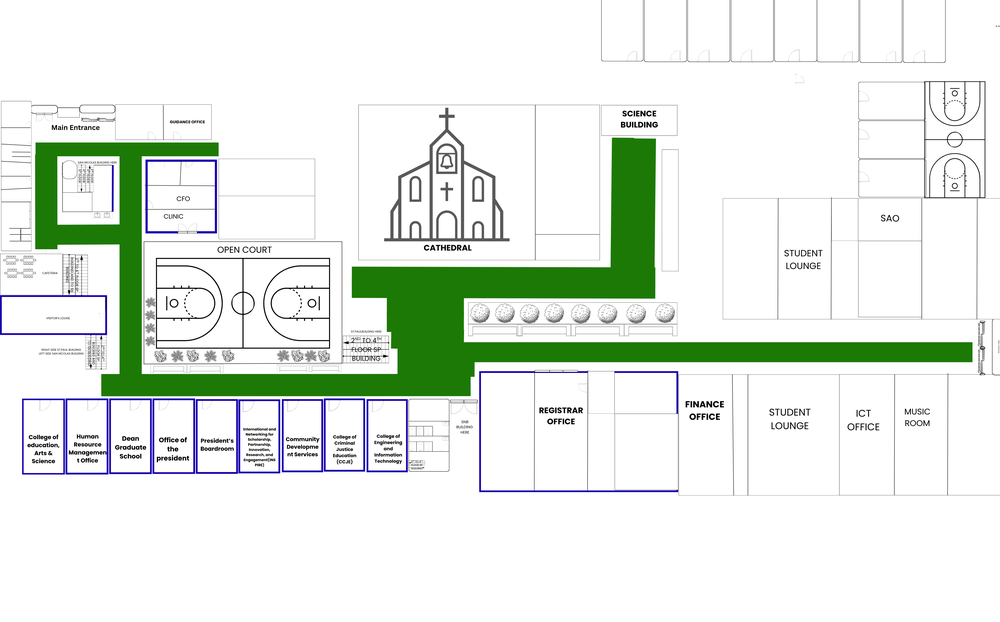
#> input picture images/2D_Mapping/ST.PAUL MAP_PATHWAY.png, 1000 x 622 px, shrunk from 4500 x 2800 before the run, found by its file name
$ python debug_diff_strict.py
#> lines starting #> are read from the running program, lines starting #| are printed output that depends on the picture; after the words box and inside, x2 and y2 are one past the last pixel; in counts of white or black regions, pixels touching at a corner belong together
import cv2
import numpy as np

path = r"C:\Dex\CAPSTONE\paulibot\images\2D_Mapping\ST.PAUL MAP_PATHWAY.png"
base = r"C:\Dex\CAPSTONE\paulibot\images\2D_Mapping\ST.PAUL MAP (1).png"

img_pathway = cv2.imread(path)
#> img_pathway is the input picture: shape (622, 1000, 3); mean B, G, R 228.7, 236.4, 229.2
img_base = cv2.imread(base)
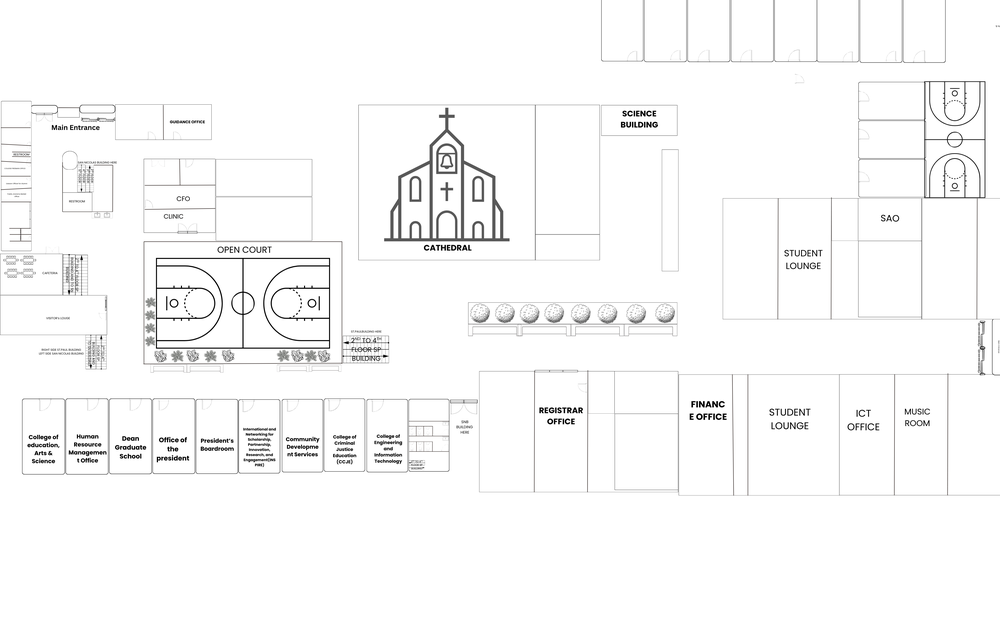
#> input picture images/2D_Mapping/ST.PAUL MAP (1).png, 1000 x 622 px, shrunk from 4500 x 2800 before the run, found by its file name
#> img_base is the input picture: shape (622, 1000, 3); mean B, G, R 249, 249, 249

# Calculate difference
diff = cv2.absdiff(img_pathway, img_base)
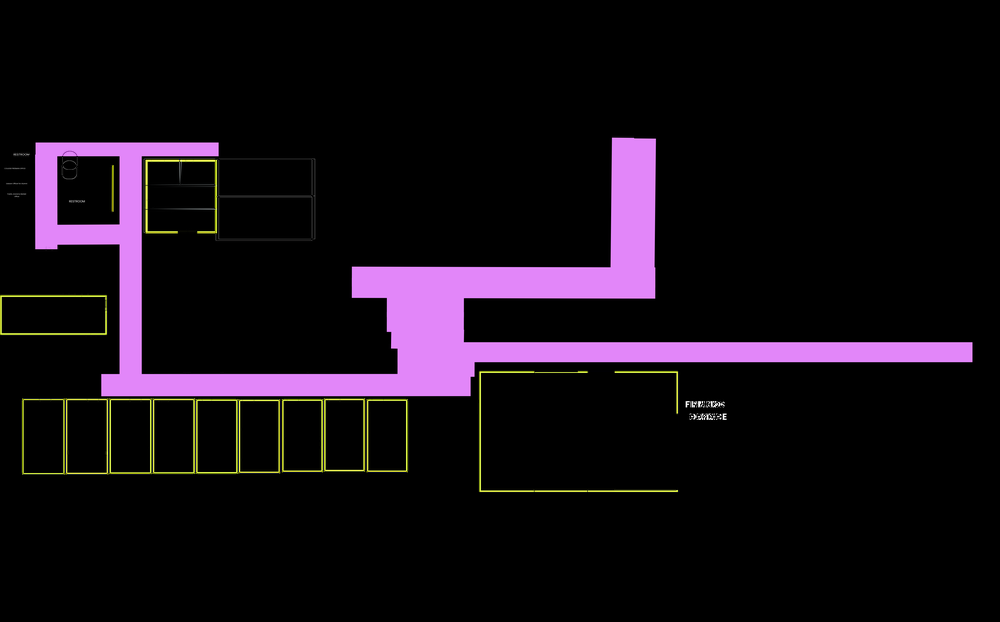
#> diff: shape (622, 1000, 3); mean B, G, R 20.8, 12.9, 20.2

# Strict difference -> differences greater than 100 in any channel!
mask_strict = (np.max(diff, axis=2) > 100).astype(np.uint8) * 255
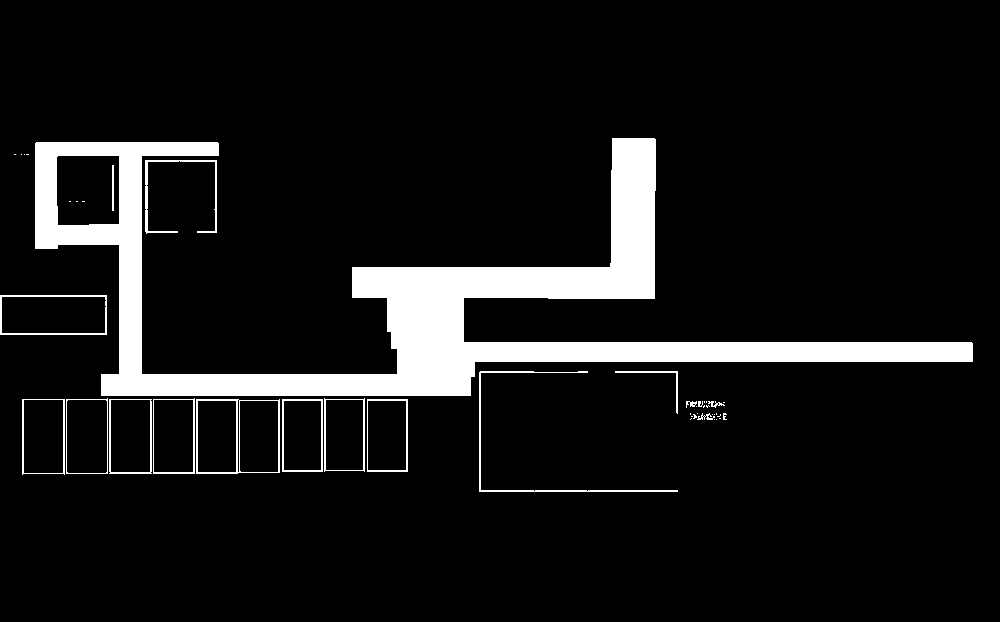
#> mask_strict: shape (622, 1000); 9% white; 44 white regions (26 under 20 px), largest, box (x1, y1, x2, y2) and area: (35, 138, 973, 396) 50125, (479, 371, 678, 492) 803, (196, 399, 280, 474) 751

walkable_count = np.sum(mask_strict > 0)
#> walkable_count = 55941
print("STRICT Changes between Base and Pathway maps:", walkable_count, "pixels")
#| STRICT Changes between Base and Pathway maps: 55941 pixels

cv2.imwrite(r"C:\Dex\CAPSTONE\paulibot\images\2D_Mapping\DEBUG_DIFF_MASK_STRICT.png", mask_strict)
